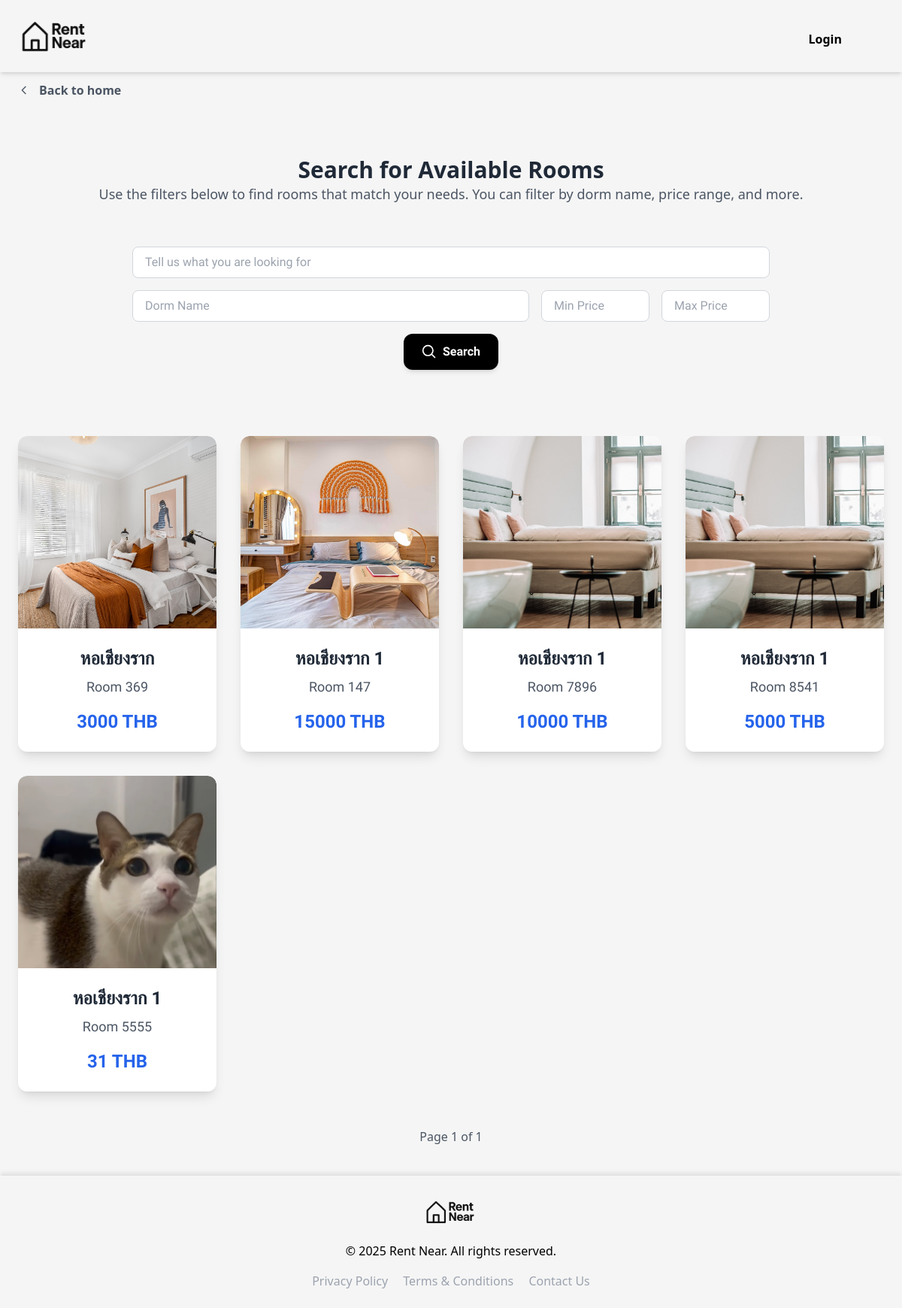
Screenshot of /all-rooms/ with the database file from the repository.
### myapp/models.py (models this page shows, shortened)
class Room(models.Model):
    landlord = models.ForeignKey(Landlord, on_delete=models.CASCADE, related_name='rooms', null=True, blank=True)
    dorm_name = models.CharField(max_length=255)
    room_name = models.CharField(max_length=255)
    image = models.ImageField(upload_to='room_images/', blank=True, null=True)
    price = models.DecimalField(max_digits=10, decimal_places=2)
    location = models.CharField(max_length=255)
    table_count = models.PositiveIntegerField(default=0, verbose_name="table_count")
    bed_count = models.PositiveIntegerField(default=0, verbose_name="bed_count")
    chair_count = models.PositiveIntegerField(default=0, verbose_name="chair_count")
    aircon_count = models.PositiveIntegerField(default=0, verbose_name="aircon_count")
    sofa_count = models.PositiveIntegerField(default=0, verbose_name="sofa_count")
    wardrobe_count = models.PositiveIntegerField(default=0, verbose_name="wardrobe_count")
    desk_count = models.PositiveIntegerField(default=0, verbose_name="desk_count")
    tv_count = models.PositiveIntegerField(default=0, verbose_name="tv_count")
    refrigerator_count = models.PositiveIntegerField(default=0, verbose_name="refrigerator_count")
    water_heater_count = models.PositiveIntegerField(default=0, verbose_name="water_heater_count")
    size = models.FloatField()
    description = models.TextField(blank=True, null=True)
    available = models.BooleanField(default=True)
    created_at = models.DateTimeField(auto_now_add=True)

### myapp/views.py (the view)
# urls.py: path('all-rooms/', views.all_rooms, name='all_rooms'),
def all_rooms(request):
    rooms = Room.objects.filter(available=True)  # เริ่มจากเฉพาะห้องที่ available=True
    paginator = Paginator(rooms, 8)  # จำนวนห้องต่อหน้า
    page_number = request.GET.get('page')  # รับหมายเลขหน้าจาก query parameter
    page_obj = paginator.get_page(page_number)  # สร้างหน้า
    return render(request, 'all_rooms.html', {'page_obj': page_obj})

### myapp/templates/all_rooms.html (shortened to what this page needs)
{% load static %}
<!DOCTYPE html>
<html lang="en">
<head>
    <script src="https://cdn.tailwindcss.com"></script>
    <link href="https://unpkg.com/aos@2.3.4/dist/aos.css" rel="stylesheet">
</head>
<body class="bg-[#f5f5f5] font-sans">
<div class="relative flex items-center justify-between p-4 bg-[#f5f5f5] bg-opacity-80 shadow-md">
    <a href="{% url 'home' %}">
        <img src="{% static 'image/logopng.png' %}" alt="Rent Near Logo" class="h-16 object-contain">
    </a>
</div>
<nav class="hidden lg:flex absolute top-5 right-10 z-10">
    <ul class="flex space-x-6 px-6 py-3 gap-4">
        {% if user.is_authenticated %}
            <li>
                <a href="{% url 'account_logout' %}"
                   class="flex items-center justify-center px-4 py-2 text-base font-semibold text-black hover:bg-black hover:text-white rounded-md transition duration-300">
                    Logout
                </a>
            </li>
        {% else %}
            <li>
                <a href="{% url 'account_login' %}"
                   class="flex items-center justify-center px-4 py-2 text-base font-semibold text-black hover:bg-black hover:text-white rounded-md transition duration-300">
                    Login
                </a>
            </li>
        {% endif %}
    </ul>
</nav>
<div class="w-full">
    <a href="{% url 'home' %}"
       class="inline-block mb-6 text-sm md:text-base text-gray-600 hover:text-black  px-6 py-3 rounded-lg font-semibold transition-all duration-300 flex items-center space-x-3">
      <svg xmlns="http://www.w3.org/2000/svg" class="w-4 h-4 text-gray-600 group-hover:text-white" fill="none" viewBox="0 0 24 24" stroke="currentColor">
        <path stroke-linecap="round" stroke-linejoin="round" stroke-width="2" d="M15 19l-7-7 7-7" />
      </svg>
      <span>Back to home</span>
    </a>
  </div>
<section class="container mx-auto px-4 py-10 text-center">
    <h2 class="text-3xl font-semibold text-gray-800">Search for Available Rooms</h2>
    <p class="text-lg text-gray-600">Use the filters below to find rooms that match your needs. You can filter by
        dorm name, price range, and more.</p>
    <div class="flex justify-center mt-8">
        <form action="{% url 'home' %}" method="get"
            class="p-6 space-y-4 w-full max-w-4xl"
            style="font-family: 'Didact Gothic','Prompt', sans-serif;" data-aos="fade-up" data-aos-delay="200">
            <input type="text" name="description" placeholder="Tell us what you are looking for"
                class="w-full px-4 py-2 border border-gray-300 rounded-lg focus:outline-none focus:ring-2 focus:ring-blue-500 focus:bg-white focus:text-black"
                value="{{ request.GET.description }}" style="color: black;">
            <div class="flex flex-wrap justify-between gap-4">
                <input type="text" name="dorm_name" placeholder="Dorm Name"
                    class="flex-1 min-w-[140px] px-4 py-2 border border-gray-300 rounded-lg focus:outline-none focus:ring-2 focus:ring-blue-500 focus:bg-white focus:text-black"
                    value="{{ request.GET.dorm_name }}" style="color: black;">
                <input type="number" name="min_price" placeholder="Min Price"
                    class="w-36 px-4 py-2 border border-gray-300 rounded-lg focus:outline-none focus:ring-2 focus:ring-blue-500 focus:bg-white focus:text-black"
                    min="0" value="{{ request.GET.min_price }}" style="color: black;">
                <input type="number" name="max_price" placeholder="Max Price"
                    class="w-36 px-4 py-2 border border-gray-300 rounded-lg focus:outline-none focus:ring-2 focus:ring-blue-500 focus:bg-white focus:text-black"
                    value="{{ request.GET.max_price }}" style="color: black;">
            </div>
            <div class="flex justify-center">
                <button type="submit"
                    class="bg-black text-white font-semibold py-3 px-6 rounded-xl shadow-md hover:bg-gray-800 transition duration-300 flex items-center gap-2">
                    <svg xmlns="http://www.w3.org/2000/svg" class="h-5 w-5" fill="none" viewBox="0 0 24 24"
                        stroke="currentColor" stroke-width="2">
                        <path stroke-linecap="round" stroke-linejoin="round"
                            d="M21 21l-4.35-4.35M10 18a8 8 0 100-16 8 8 0 000 16z" />
                    </svg>
                    Search
                </button>
            </div>
        </form>
    </div>
</section>
<section class="container mx-auto p-6 w-full max-w-7xl">
    <div class="grid grid-cols-1 sm:grid-cols-2 md:grid-cols-3 lg:grid-cols-4 gap-8">
        {% for room in page_obj %}
        <a href="{% url 'room_detail' pk=room.pk %}"
            class="block bg-white shadow-lg rounded-xl overflow-hidden hover:shadow-2xl transition-all duration-300 transform hover:scale-105">
            <div class="relative">
                {% if room.image %}
                <img src="{{ room.image.url }}" alt="Room Image" class="w-full h-64 object-cover rounded-t-xl">
                {% else %}
                <div class="w-full h-64 bg-gray-300 flex items-center justify-center text-white text-lg font-semibold rounded-t-xl">
                    No Image
                </div>
                {% endif %}
            </div>
            <div class="p-6 text-center">
                <h3 class="text-2xl font-semibold text-gray-800 mb-2" style="font-family: 'Didact Gothic','Prompt', sans-serif;">{{ room.dorm_name }}</h3>
                <p class="text-lg text-gray-600 mb-4" style="font-family: 'Didact Gothic', sans-serif;">Room {{ room.room_name }}</p>
                <p class="text-2xl font-bold text-blue-600" style="font-family: 'Didact Gothic', sans-serif;">{{ room.price|floatformat:0 }} THB</p>
            </div>
        </a>
        {% empty %}
        <p class="text-center text-lg col-span-full" style="font-family: 'Didact Gothic', sans-serif;">No rooms found.</p>
        {% endfor %}
    </div>
</section>
    <div class="flex justify-center items-center space-x-4 mt-6">
        <span class="text-gray-600">Page {{ page_obj.number }} of {{ page_obj.paginator.num_pages }}</span>
    </div>
    <footer class="bg-[#f5f5f5] text-white text-center p-6 mt-10 shadow-[0_-4px_6px_-1px_rgba(0,0,0,0.1)]">
        <div class="container mx-auto">
            <div class="mb-4">
                <img src="{% static 'image/logopng.png' %}" alt="Rent Near Logo" class="h-12 mx-auto">
            </div>
            <p class="text-sm md:text-base text-black">&copy; 2025 Rent Near. All rights reserved.</p>
            <div class="mt-4 space-x-4">
                <a href="#" class="text-gray-400 hover:text-gray-200 transition duration-300">Privacy Policy</a>
                <a href="#" class="text-gray-400 hover:text-gray-200 transition duration-300">Terms & Conditions</a>
                <a href="#" class="text-gray-400 hover:text-gray-200 transition duration-300">Contact Us</a>
            </div>
        </div>
    </footer>
</body>
</html>

### rows the page displays
Room: image (picture), dorm_name "หอเชียงราก", room_name "369", price "3000"
Room: image (picture), dorm_name "หอเชียงราก 1", room_name "147", price "15000"
Room: image (picture), dorm_name "หอเชียงราก 1", room_name "7896", price "10000"
Room: image (picture), dorm_name "หอเชียงราก 1", room_name "8541", price "5000"
Room: image (picture), dorm_name "หอเชียงราก 1", room_name "5555", price "31"

### other values shown
{{ page_obj.number }} "1"
{{ page_obj.paginator.num_pages }} "1"
